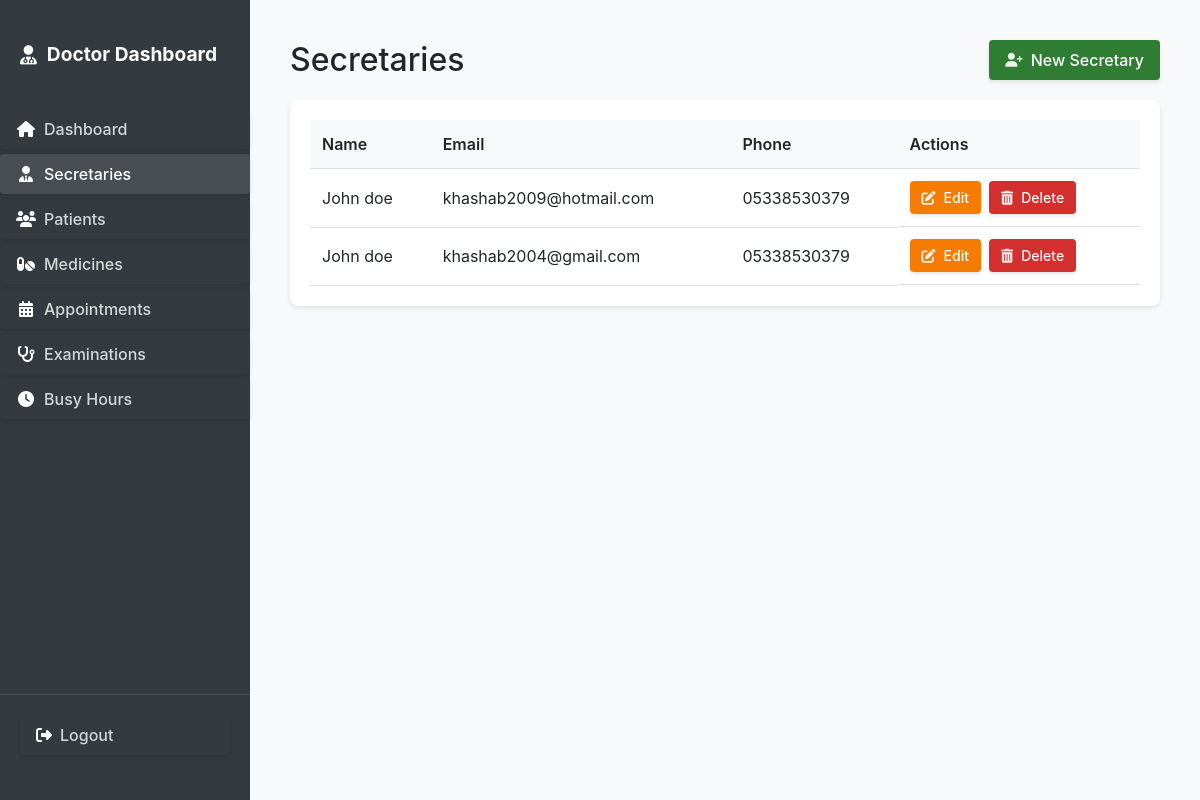
The app's page /doctor/secretaries/ (signed in) with its own data.
### secretary_dash/models.py (models this page shows, shortened)
class Secretary(models.Model):
    user = models.OneToOneField(User, on_delete=models.CASCADE)
    phone = models.CharField(max_length=20)
    class Meta:
        verbose_name_plural = "Secretaries"
        ordering = ['user__username']

### secretary_dash/views.py (the view)
# urls.py: path('doctor/secretaries/', views.secretary_list, name='secretary_list'),
@login_required
@user_passes_test(is_doctor)
def secretary_list(request):
    secretaries = Secretary.objects.all().order_by('user__username')
    return render(request, 'secretary_dash/doctor/secretary_list.html', {'secretaries': secretaries})

### secretary_dash/auth.py (called while the page is built)
    def get_user(self, user_id):
        UserModel = get_user_model()
        try:
            return UserModel.objects.get(pk=user_id)
        except UserModel.DoesNotExist:
            return None

### secretary_dash/views.py (called while the page is built)
def is_doctor(user):
    return user.is_superuser

### templates/secretary_dash/doctor/secretary_list.html (shortened to what this page needs)
{% extends 'secretary_dash/common/table_base.html' %}
{% block page_title %}Secretaries{% endblock %}
{% block header_actions %}
<a href="{% url 'secretary_dash:secretary_create' %}" class="btn btn-add">
    <i class="fas fa-user-plus"></i>
    <span>New Secretary</span>
</a>
{% endblock %}
{% block table_content %}
{% if secretaries %}
    <table>
        <thead>
            <tr>
                <th>Name</th>
                <th>Email</th>
                <th>Phone</th>
                <th>Actions</th>
            </tr>
        </thead>
        <tbody>
            {% for secretary in secretaries %}
                <tr>
                    <td>{{ secretary.user.get_full_name }}</td>
                    <td>{{ secretary.user.email }}</td>
                    <td>{{ secretary.phone }}</td>
                    <td class="actions">
                        <a href="{% url 'secretary_dash:secretary_edit' secretary.id %}" class="btn btn-edit btn-sm">
                            <i class="fas fa-edit"></i>
                            <span>Edit</span>
                        </a>
                        <form method="post" action="{% url 'secretary_dash:secretary_delete' secretary.id %}" style="display: inline;">
                            <button type="submit" class="btn btn-delete btn-sm" onclick="return confirm('Are you sure you want to delete this secretary?');">
                                <i class="fas fa-trash-alt"></i>
                                <span>Delete</span>
                            </button>
                        </form>
                    </td>
                </tr>
            {% endfor %}
        </tbody>
    </table>
{% else %}
    <p class="no-data">No secretaries found.</p>
{% endif %}
{% endblock %}

### static/css/main.css (style rules this page uses)
body { margin: 0; padding: 0; font-family: -apple-system, BlinkMacSystemFont, "Segoe UI", Roboto, "Helvetica Neue", Arial, sans-serif; background-color: #f8f9fa; }
.btn-delete { background-color: #dc3545 !important; color: white !important; }
.btn { display: inline-flex !important; align-items: center !important; gap: 8px !important; padding: 8px 16px !important; border-radius: 4px !important; border: none !important; cursor: pointer !important; font-weight: 500 !important; transition: all 0.2s ease !important; text-decoration: none !important; box-shadow: 0 2px 4px rgba(0, 0, 0, 0.1) !important; }
.btn .fas, .btn .far, .btn .fab, .btn .fa { color: rgba(255, 255, 255, 0.9) !important; }

### templates/secretary_dash/common/table_base.html (style rules this page uses)
table { width: 100%; border-collapse: collapse; }
th, td { padding: 12px; text-align: left; border-bottom: 1px solid #e0e0e0; }
th { background-color: #f8f9fa; font-weight: 600; }
.actions { display: flex; gap: 8px; align-items: center; }
.container .btn, .table-container .btn, .header-actions .btn { display: inline-flex !important; align-items: center !important; gap: 8px !important; padding: 8px 16px !important; border-radius: 4px !important; border: none !important; cursor: pointer !important; font-weight: 500 !important; transition: all 0.2s ease !important; text-decoration: none !important; box-shadow: 0 2px 4px rgba(0, 0, 0, 0.1) !important; color: white !important; }
.container .btn i, .table-container .btn i, .header-actions .btn i { font-size: 14px !important; }
.container .btn-sm, .table-container .btn-sm { padding: 6px 12px !important; font-size: 14px !important; }
.container .btn-add, .table-container .btn-add, .header-actions .btn-add { background-color: #2e7d32 !important; }
.container .btn-edit, .table-container .btn-edit { background-color: #f57c00 !important; }
.container .btn-delete, .table-container .btn-delete { background-color: #d32f2f !important; }

### records on screen
Secretary: user.get_full_name "John doe", user.email "khashab2009@hotmail.com", phone "05338530379"
Secretary: user.get_full_name "John doe", user.email "khashab2004@gmail.com", phone "05338530379"
